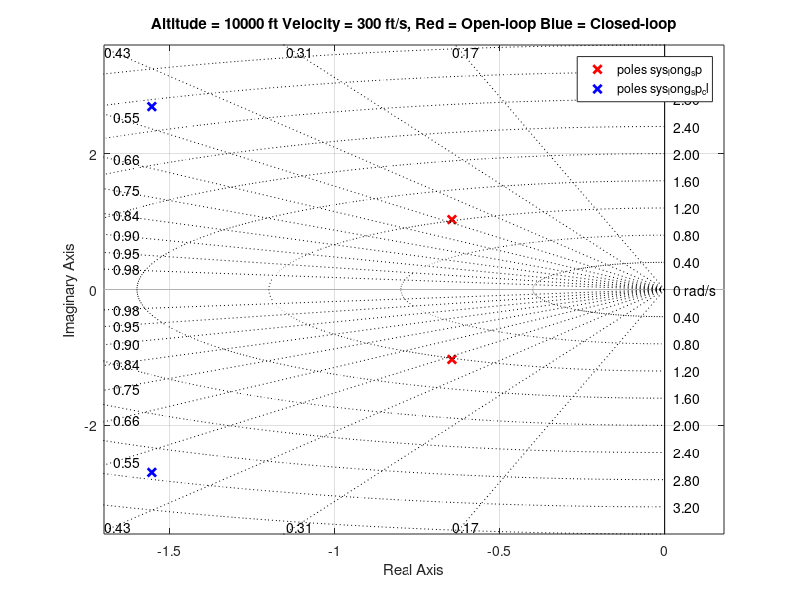
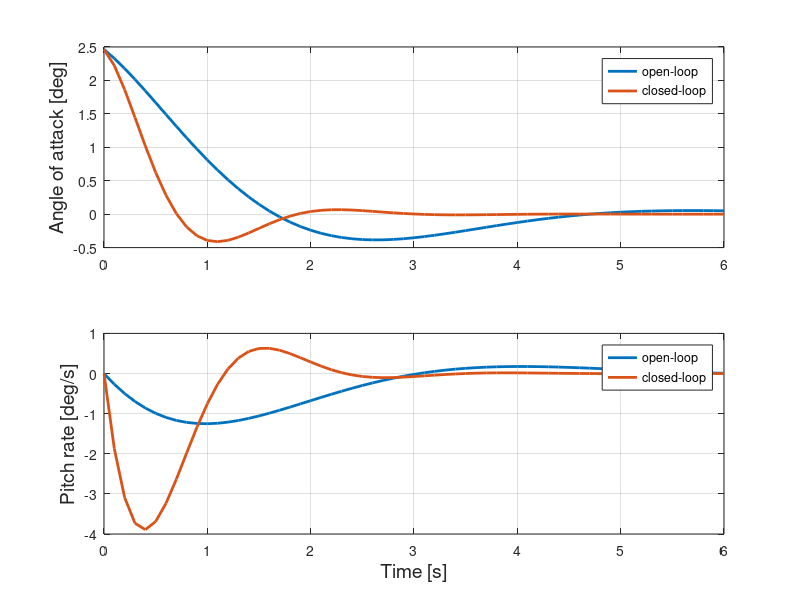
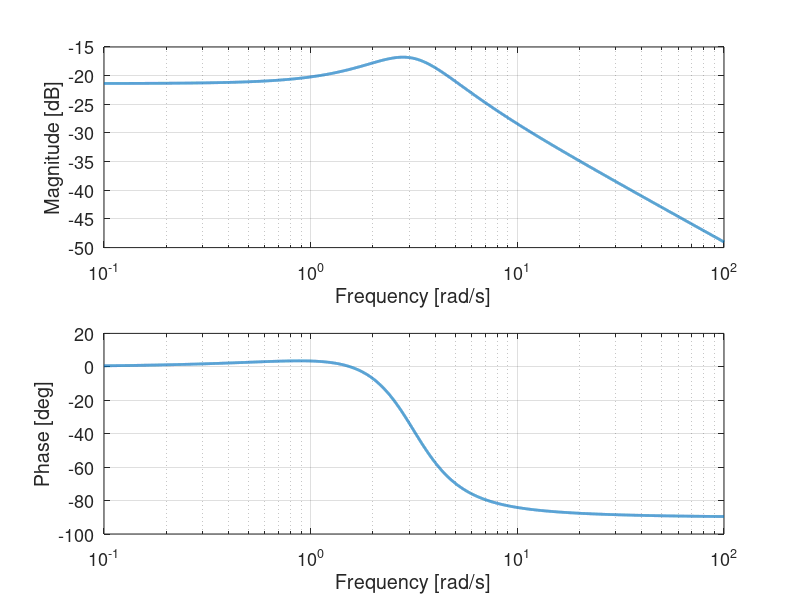

These figures' MATLAB source, in order:
clc
clear
%State-space model
A=[-0.0243261995104248,-8.58890563787065,-32.1699999992382,-2.50121964477236;-0.000544714905096391,-0.510791146488329,3.34868149905484e-13,0.927063537778952;0,0,0,1.00000000000000;1.26163057090700e-18,-1.16268944316632,0,-0.779147979197433];
B=[0.00393687238578542;-0.00108619425626488;0;-0.0620467050765111];
C=eye(4);
D=zeros(4,1);
sys_long = ss(A,B,C,D);

%Flight condition
V=340; %ft/s
V_meters=V/3.28;
g=9.81;

% Buat model periode pendek yang disederhanakan
A_SP=[A(2,2),A(2,4);A(4,2),A(4,4)];
B_SP=[B(2,1);B(4,1)];
C_SP=eye(2);
D_SP=zeros(2,1);
sys_long_sp = ss(A_SP,B_SP,C_SP,D_SP);

%% CAP & Gibson design requirements reformulated
omega_n_sp_req=0.03*V_meters;
zeta_sp_req=0.5;


% [Q1]
% Dapatkan periode frequency dan damping melalui penempatan pole 
Realpart=-zeta_sp_req*omega_n_sp_req;
Imagpart=omega_n_sp_req*sqrt(1-(zeta_sp_req^2));
p=[complex(Realpart,Imagpart) complex(Realpart,-Imagpart)];

% [Q2]
CalculatedK=place(A_SP,B_SP,p); %Gunakan perintah tempat Matlab

% [Q3]
% Buat sebuah closed-loop system, unity feedback, the four states to their
% masukan masing-masing dari control matrix K
sys_long_sp_cl = feedback(sys_long_sp*CalculatedK,eye(2));

% [Q4]
% periksa nilai eigenvalues dari closed-loop system. 
eig_op=eig(A_SP);
eig_cl=eig(A_SP-B_SP*CalculatedK);

figure
pzmap(sys_long_sp, 'r', sys_long_sp_cl, 'b');
title('Altitude = 10000 ft Velocity = 300 ft/s, Red = Open-loop Blue = Closed-loop');
sgrid;


% [Q5]
% Check vertical gust stability
initialconditions_vertgust=[atan(4.572*3.2/V); 0];
t=0:0.1:6;
[y_cl,t_cl,x_cl] = initial(sys_long_sp_cl,initialconditions_vertgust,t);%Closed loop system
[y_ol,t_ol,x_ol] = initial(sys_long_sp,initialconditions_vertgust,t); %Open loop system

figure
subplot(2,1,1)
plot(t, rad2deg(y_ol(:,1)), 'LineWidth', 2);hold on
plot(t, rad2deg(y_cl(:,1)), 'LineWidth', 2)
grid on %untuk memberi garis kotak kotak pada grafik
ylabel('Angle of attack [deg]', 'fontsize', 14) 
legend('open-loop', 'closed-loop')
subplot(2,1,2)
plot(t, rad2deg(y_ol(:,2)), 'LineWidth', 2);hold on
plot(t, rad2deg(y_cl(:,2)), 'LineWidth', 2)
grid on %untuk memberi garis kotak kotak pada grafik
xlabel('Time [s]', 'fontsize', 14) %untuk memberi label pada sumbu x
ylabel('Pitch rate [deg/s]', 'fontsize', 14) %untuk memberi label pada sumbu y
legend('open-loop', 'closed-loop')

%% Obtain required time constant T_theta_2 through a lead-lag prefilter

% CAP & Gibson design requirements reformulated
T_theta2_req=1/(0.75*omega_n_sp_req);

% [Q6]
% Use tf function to concert the closed-loop system into a transfer
% function matrix
tf_sp_cl = tf(sys_long_sp_cl);

% [Q7]
% Obtain the corresponding (commanded q to q) transfer function  
tf_q_cl = tf_sp_cl(2,2);

% [Q8]
% Design the filter by zero cancellation and placement
[num,den] = tfdata(tf_q_cl);
num = cell2mat(num);
den = cell2mat(den);
numH = [T_theta2_req 1];
denH=[num(2)/num(3) 1];
H = tf(numH,denH) 

% [Q9]
% expression untuk keseluruhan sistem
tf_placed_zero = series(H,tf_q_cl);
tf_placed_zero = minreal(tf_placed_zero);

%% Pemeriksaan Persyaratan - gain dan phase margin
w = logspace(-1,2,10000);
[mag, ph] = bode(tf_placed_zero, w);

% [Q10]
[Gm,Pm,~,~] =  margin(tf_placed_zero);
Gm_dB = 20*log10(Gm);
disp(['Gain margin: ',num2str(Gm_dB), '[dB]'])
disp(['Phase margin: ',num2str(Pm),' [deg]'])


% create figures
mag = squeeze(mag);
mag = 20*log10(mag);
ph = squeeze(ph);

figure %menampilkan gambar dan grafik
subplot(2,1,1) 
semilogx(w,mag, 'Linewidth', 2)
grid on %untuk memberi garis kotak kotak pada grafik
xlabel('Frequency [rad/s]', 'fontsize', 14) %untuk memberi label pada sumbu x
ylabel('Magnitude [dB]', 'fontsize', 14) %untuk memberi label pada sumbu y
set(gca,'FontSize',13)

subplot(2,1,2)
semilogx(w,ph, 'Linewidth', 2)
grid on %untuk memberi garis kotak kotak pada grafik
xlabel('Frequency [rad/s]', 'fontsize', 14) %untuk memberi label pada sumbu x
ylabel('Phase [deg]', 'fontsize', 14) %untuk memberi label pada sumbu y
set(gca,'FontSize',13)